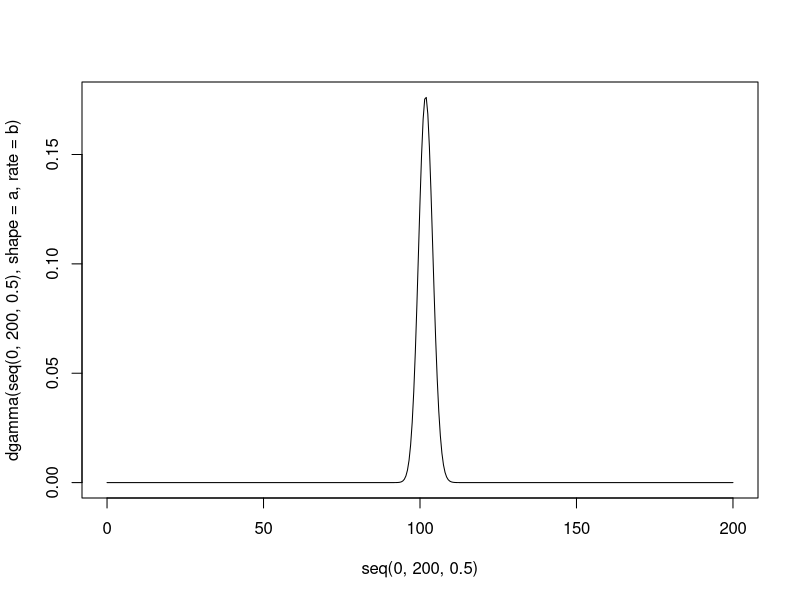

Recreate this plot in R.
## read data into R
y<-read.table("data-lodgepole.txt",header=FALSE)

## total number of trees and sample size
sy<-sum(y)
n<-20

## set priors
a0<-0.001
b0<-0.001

## determine parameters of the posterior distribution for lambda
a<-sy + a0
b<-n + b0
    
## plot and summarize the posterior probability distribuiton for lambda
plot(seq(0,200,0.5),dgamma(seq(0,200,0.5),shape=a,rate=b),type='l')
mn<-a/b
qgamma(p=c(0.025,0.975),shape=a,rate=b)

## summaries of posterior for population size, a derived parameter
nTrees<- 40000 * a/b
40000 * qgamma(p=c(0.025,0.975),shape=a,rate=b)
